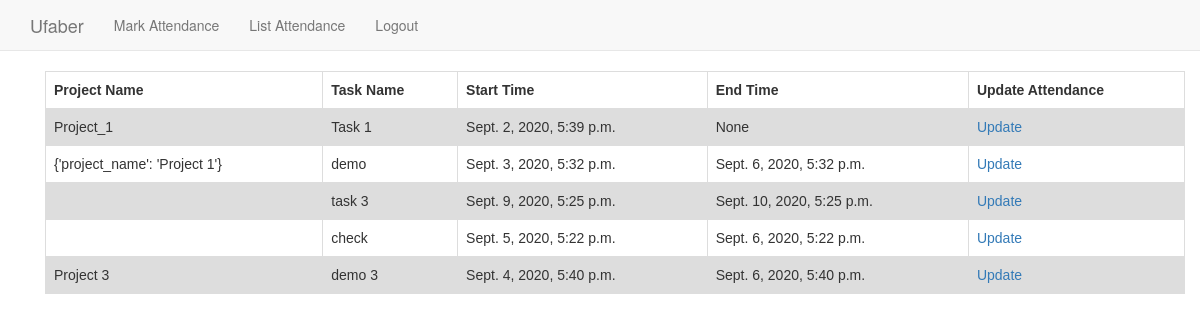
Page /attendance/list_attendance/ (signed in) on the committed database.
### attendance/models.py (models this page shows)
class Attendance(models.Model):
    username = models.ForeignKey(User, db_column="username", on_delete = models.CASCADE)
    start_time = models.DateTimeField('Time')
    end_time = models.DateTimeField('Time',  blank=True, null=True)
    project_name = models.CharField(max_length=100)
    task_name = models.CharField(max_length=100)
    total_time = models.CharField(max_length=100)

### attendance/views.py (the view)
def listAttendance(request):
    context ={}
    context['noItem'] = True
    try:
        context["dataset"] = Attendance.objects.filter(username = request.user)
        timeX= Attendance.objects.all().values('start_time').filter(end_time__isnull = True, username = request.user).order_by('-start_time')
        context['timer'] = str(timeX[0]['start_time'])
        if len(context["dataset"]) != 0:
            noItem = False
        context['noItem'] = noItem
        print('timer: ',timeX)
        print(context)
    except Exception as e:
        print (e)
    return render(request, 'attendance/list.html', context)

### templates/attendance/list.html (shortened to what this page needs)
{% extends "base.html" %}
{% load static %}
{% block body_block %}
<div class="container">
    <table>
        <tr>
            <th>Project Name</th>
            <th>Task Name</th>
            <th>Start Time</th>
            <th>End Time</th>
            <th>Update Attendance</th>
        </tr>
        {% if noItem == False %}
        {% for data in dataset %}
          <tr>
              <td>{{ data.project_name|capfirst }}</td>
              <td> {{ data.task_name }}</td>
              <td>{{ data.start_time }}</td>
              <td>{{ data.end_time }}</td>
              <td><a href="{% url 'attendance:edit' id=data.id %}">Update</a></td>
          </tr>
          {% endfor %}
          {% else %}
              <tr>
                <td colspan="4">No Data Found</td>
              </tr>
              {% endif %}
</table>
</div>
{% endblock %}

### templates/base.html (shortened to what this page needs)
<!DOCTYPE html>
<html>
  <head>
    <link rel="stylesheet" href="https://maxcdn.bootstrapcdn.com/bootstrap/3.3.7/css/bootstrap.min.css">
    <link href="https://cdnjs.cloudflare.com/ajax/libs/bootstrap-datetimepicker/4.17.47/css/bootstrap-datetimepicker.min.css" rel="stylesheet">
</head>
  <body>
    <nav class="navbar navbar-default navbar-static-top">
      <div class="container">
        <ul class="nav navbar-nav">
          <li><a class="navbar-brand" href="{% url 'index' %}">Ufaber</a></li>
          {% if user.is_authenticated %}
            <li><a href="{% url 'attendance:save_attendance' %}">Mark Attendance</a></li>
            <li><a href="{% url 'attendance:list_attendance' %}">List Attendance</a></li>
            <li><a href="{% url 'logout' %}">Logout</a></li>
          {% else %}
            <li><a class="navbar-link" href="{% url 'assign_app:register' %}">Register</a></li>
            <li><a class="navbar-link" href="{% url 'assign_app:user_login' %}">Login</a></li>
          {% endif %}
</ul>
      </div>
    </nav>
    <div class="container">
    {% block body_block %}
    {% endblock %}
    </div>
  </body>
</html>

### templates/attendance/list.html (style rules this page uses)
table { font-family: arial, sans-serif; border-collapse: collapse; width: 100%; }
td, th { border: 1px solid #dddddd; text-align: left; padding: 8px; }
tr:nth-child(even) { background-color: #dddddd; }

### rows in the picture
Attendance: project_name "Project_1", task_name "Task 1", start_time "Sept. 2, 2020, 5:39 p.m.", end_time "None"
Attendance: project_name "{'project_name': 'Project 1'}", task_name "demo", start_time "Sept. 3, 2020, 5:32 p.m.", end_time "Sept. 6, 2020, 5:32 p.m."
Attendance: task_name "task 3", start_time "Sept. 9, 2020, 5:25 p.m.", end_time "Sept. 10, 2020, 5:25 p.m."
Attendance: task_name "check", start_time "Sept. 5, 2020, 5:22 p.m.", end_time "Sept. 6, 2020, 5:22 p.m."
Attendance: project_name "Project 3", task_name "demo 3", start_time "Sept. 4, 2020, 5:40 p.m.", end_time "Sept. 6, 2020, 5:40 p.m."
